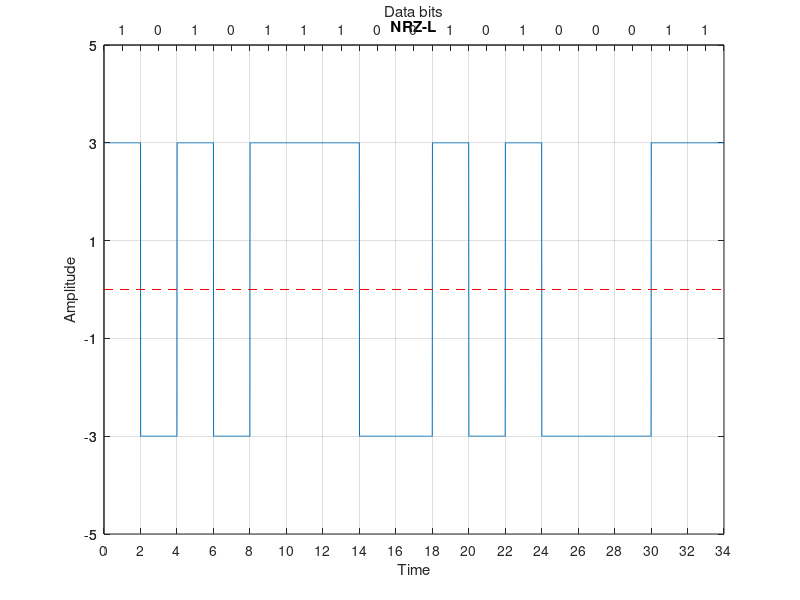

Reproduce this figure in MATLAB.
close all; clear all; clc;

bits = [1 0 1 0 1 1 1 0 0 1 0 1 0 0 0 1 1];
bit_duration = 2;

fs = 100;
total_time = length(bits) * bit_duration;
time = 0: 1/fs : total_time;

amplitude = 3;

# Modulation
idx = 1;
for i = 1 : length(time)
  if bits(idx) == 1
      modulated_signal(i) = amplitude;
  else
      modulated_signal(i) = -amplitude;
  endif
  if time(i)/bit_duration >= idx
      idx = idx+1;
  endif
endfor


# Ploting
plot(time, modulated_signal);
xticks([0: bit_duration: total_time]);
yticks([-5: 2: 5]);
ylim([-5, 5]);
xlim([0, total_time]);
grid on;
title('NRZ-L');
xlabel('Time');
ylabel('Amplitude');
line([0, total_time], [0, 0], 'linestyle', '--', 'color', 'r')

# Top axis
ax1 = gca;
ax2 = axes('position', get(ax1, 'position'), 'color', 'none');
set(ax2, 'xaxislocation', 'top');
set(ax2, 'xlim', get(ax1, 'xlim'));
set(ax2, 'ylim', get(ax1, 'ylim'));
set(ax2, 'xtick', [bit_duration/2: bit_duration: total_time]);
set(ax2, 'ytick', get(ax1, 'ytick'));
set(ax2, 'xticklabel', bits);
set(ax2, 'xlabel', 'Data bits');


# Demodulation
idx = 1;
for i = 1 : length(time)
    if time(i)/bit_duration >= idx
        value = modulated_signal(i)/amplitude;
        if value == 1
          received(idx) = 1;
        else
          received(idx) = 0;
        endif
        idx = idx + 1;
    endif
endfor

disp('Sender End: ');
disp(bits);
disp('Receiver End: ');
disp(received);
